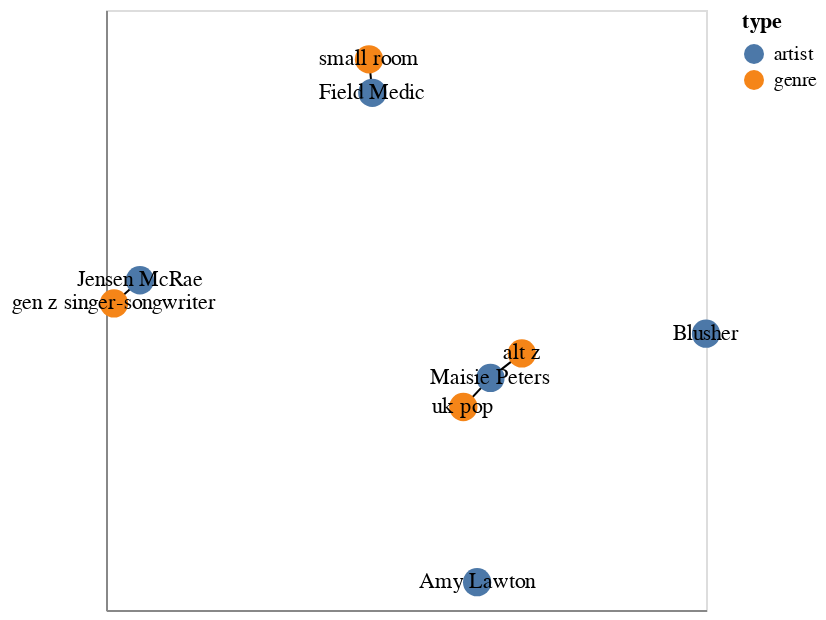

Here is the notebook cell this chart was saved with:
### Code cell
def search_alive(graph,lookup): 
    def filter_node(n1):
        if graph.nodes[n1]['type']=='genre': #if its a genre its not dead
            return False
        if lookup[n1]['died'] is None:
             return False
        elif lookup[n1]['died']=='alive':
                return True
        return False
    
    sub_graph= nx.subgraph_view(graph,filter_node)
    print(sub_graph)
    nbrs = []

    for node in sub_graph:
        neighbors = [n for n in graph.neighbors(node)]
        nbrs += neighbors 

    def filter_genres(n1):
        if n1 in sub_graph.nodes: 
            return True
        return (n1 in nbrs)

    return nx.subgraph_view(graph,filter_genres)

alive = search_alive(graph,lookup_dict)
draw_network(alive,labels=True,size_v=200)

### Figure 1 — Vega-Lite specification as saved in the notebook (floating-point values rounded to 4 significant figures)
{"config": {"view": {"continuousWidth": 300, "continuousHeight": 300}}, "layer": [{"data": {"name": "data-3ab45d90ba520aedc056f4681d0f1e21"}, "mark": {"type": "line", "color": "black", "opacity": 1.0, "strokeWidth": 1}, "encoding": {"detail": {"field": "edge", "type": "quantitative"}, "x": {"axis": {"grid": false, "labels": false, "ticks": false, "title": ""}, "field": "x", "type": "quantitative"}, "y": {"axis": {"grid": false, "labels": false, "ticks": false, "title": ""}, "field": "y", "type": "quantitative"}}}, {"data": {"name": "data-0a57e014d065b6ad847d167ef52342de"}, "mark": {"type": "circle", "opacity": 1, "size": 200}, "encoding": {"color": {"field": "type", "type": "nominal"}, "tooltip": [{"field": "id", "type": "nominal"}], "x": {"axis": {"grid": false, "labels": false, "ticks": false}, "field": "x", "type": "quantitative"}, "y": {"axis": {"grid": false, "labels": false, "ticks": false}, "field": "y", "type": "quantitative"}}}, {"data": {"name": "data-0a57e014d065b6ad847d167ef52342de"}, "mark": {"type": "text", "color": "black"}, "encoding": {"text": {"field": "id", "type": "nominal"}, "x": {"axis": {"grid": false, "labels": false, "ticks": false}, "field": "x", "type": "quantitative"}, "y": {"axis": {"grid": false, "labels": false, "ticks": false}, "field": "y", "type": "quantitative"}}}], "$schema": "https://vega.github.io/schema/vega-lite/v5.8.0.json", "datasets": {"data-3ab45d90ba520aedc056f4681d0f1e21": [{"source": "Jensen McRae", "target": "gen z singer-songwriter", "x": -0.887, "pair": ["Jensen McRae", "gen z singer-songwriter"], "y": 0.09921, "edge": 0}, {"source": "Jensen McRae", "target": "gen z singer-songwriter", "x": -0.9734, "pair": ["Jensen McRae", "gen z singer-songwriter"], "y": 0.02184, "edge": 0}, {"source": "Maisie Peters", "target": "alt z", "x": 0.2815, "pair": ["Maisie Peters", "alt z"], "y": -0.2263, "edge": 1}, {"source": "Maisie Peters", "target": "alt z", "x": 0.3862, "pair": ["Maisie Peters", "alt z"], "y": -0.1447, "edge": 1}, {"source": "Maisie Peters", "target": "uk pop", "x": 0.2815, "pair": ["Maisie Peters", "uk pop"], "y": -0.2263, "edge": 2}, {"source": "Maisie Peters", "target": "uk pop", "x": 0.1911, "pair": ["Maisie Peters", "uk pop"], "y": -0.3233, "edge": 2}, {"source": "Field Medic", "target": "small room", "x": -0.1122, "pair": ["Field Medic", "small room"], "y": 0.7238, "edge": 3}, {"source": "Field Medic", "target": "small room", "x": -0.1233, "pair": ["Field Medic", "small room"], "y": 0.8355, "edge": 3}], "data-0a57e014d065b6ad847d167ef52342de": [{"type": "artist", "id": "Jensen McRae", "y": 0.09921, "x": -0.887}, {"type": "genre", "id": "gen z singer-songwriter", "y": 0.02184, "x": -0.9734}, {"type": "artist", "id": "Maisie Peters", "y": -0.2263, "x": 0.2815}, {"type": "genre", "id": "alt z", "y": -0.1447, "x": 0.3862}, {"type": "genre", "id": "uk pop", "y": -0.3233, "x": 0.1911}, {"type": "artist", "id": "Amy Lawton", "y": -0.9074, "x": 0.2371}, {"type": "artist", "id": "Field Medic", "y": 0.7238, "x": -0.1122}, {"type": "genre", "id": "small room", "y": 0.8355, "x": -0.1233}, {"type": "artist", "id": "Blusher", "y": -0.0788, "x": 1.0}]}}
